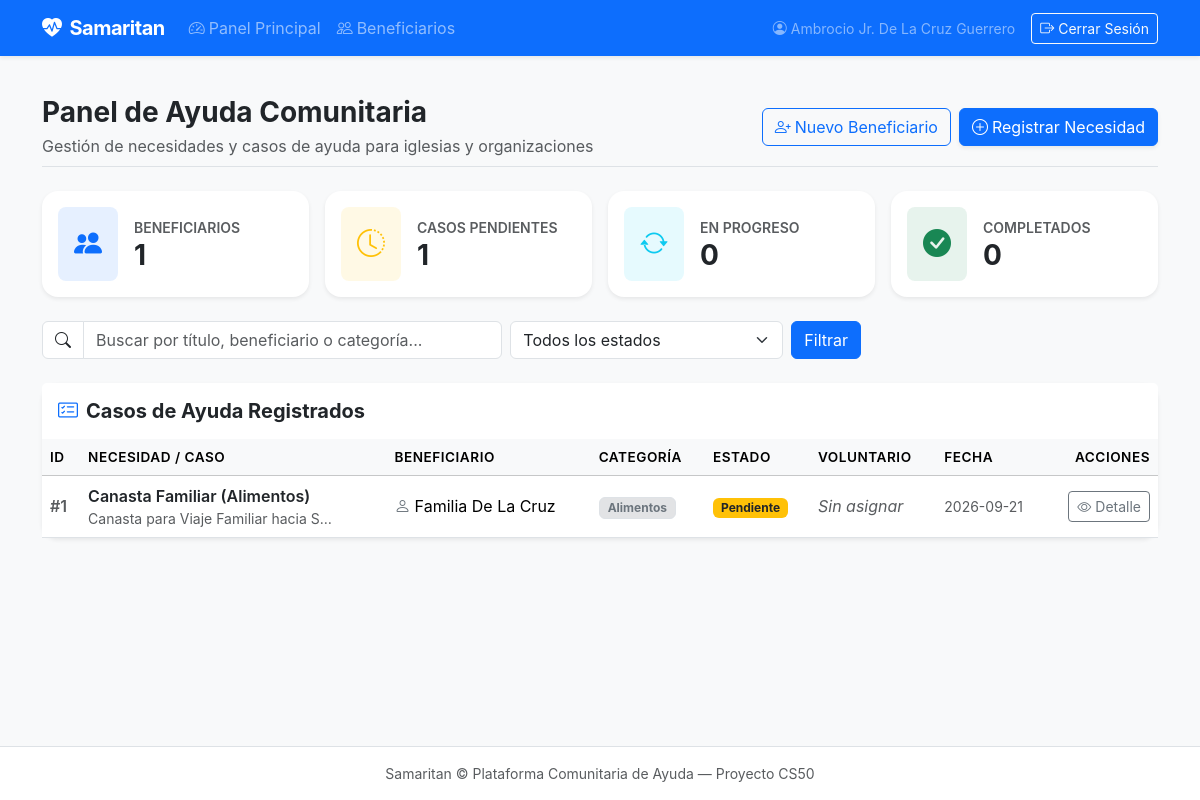
Before: / (signed in) with the older database file.
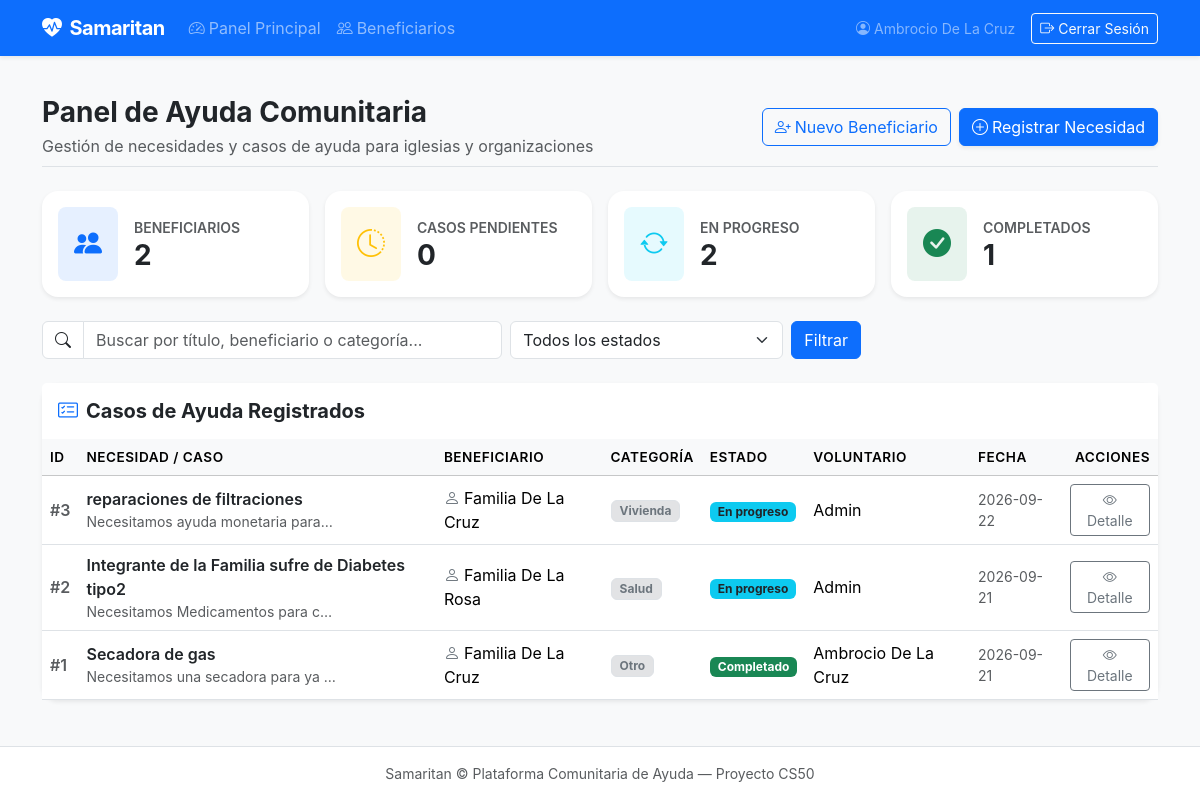
After: the same page with the newer database file.
### tables this page shows
CREATE TABLE cases (
    id INTEGER PRIMARY KEY AUTOINCREMENT,
    beneficiary_id INTEGER NOT NULL,
    case_type TEXT NOT NULL,
    category TEXT NOT NULL,
    status TEXT NOT NULL DEFAULT 'pending',
    volunteer_id INTEGER,
    description TEXT,
    created_at TIMESTAMP DEFAULT CURRENT_TIMESTAMP,
    FOREIGN KEY (beneficiary_id) REFERENCES beneficiaries(id) ON DELETE CASCADE,
    FOREIGN KEY (volunteer_id) REFERENCES users (id) ON DELETE SET NULL
);

CREATE TABLE beneficiaries (
    id INTEGER PRIMARY KEY AUTOINCREMENT,
    name TEXT NOT NULL,
    phone TEXT,
    location TEXT,
    household_size INTEGER DEFAULT 1,
    notes TEXT,
    created_at TIMESTAMP DEFAULT CURRENT_TIMESTAMP
);

CREATE TABLE users (
    id INTEGER PRIMARY KEY AUTOINCREMENT,
    name TEXT NOT NULL,
    email TEXT NOT NULL UNIQUE,
    hash TEXT NOT NULL,
    role TEXT NOT NULL DEFAULT 'volunteer',
    created_at TIMESTAMP DEFAULT CURRENT_TIMESTAMP
);

### app.py (the view)
@app.route("/")
@login_required
def index():
  with get_db() as conn:
    total_beneficiaries = conn.execute("SELECT COUNT(*) FROM beneficiaries;").fetchone()[0]
    pending_cases = conn.execute("SELECT COUNT(*) FROM cases WHERE status = 'pending';").fetchone()[0]
    in_progress_cases = conn.execute("SELECT COUNT(*) FROM cases WHERE status = 'in_progress';").fetchone()[0]
    completed_cases = conn.execute("SELECT COUNT(*) FROM cases WHERE status = 'complete';").fetchone()[0]
    status_filter = request.args.get("status", "")
    search_query = request.args.get("q", "").strip()
    base_query ="""
      SELECT
        c.id, c.case_type, c.category, c.description, c.status, c.created_at,
        b.name AS beneficiary_name,
        u.name AS volunteer_name
      FROM cases c
      JOIN beneficiaries b ON c.beneficiary_id = b.id
      LEFT JOIN users u ON c.volunteer_id = u.id
    """
    where_clauses = []
    params = []
    if status_filter:
      where_clauses.append("c.status = ?")
      params.append(status_filter)
    if search_query:
      where_clauses.append("(c.description LIKE ? OR b.name LIKE ?)")
      params.extend([f"%{search_query}%", f"%{search_query}%"])
    if where_clauses:
      base_query += " WHERE " + " AND ".join(where_clauses)
    base_query += " ORDER BY c.created_at DESC;"
    with get_db() as conn:
      cases = conn.execute(base_query, params).fetchall()
  return render_template(
    "index.html",
    total_beneficiaries=total_beneficiaries,
    pending_cases=pending_cases,
    in_progress_cases=in_progress_cases,
    completed_cases=completed_cases,
    cases=cases,
    selected_status=status_filter,
    search_query=search_query
  )

### app.py (called while the page is built)
@app.after_request
def after_request(response):
    response.headers["Cache-Control"] = "no-cache, no-store, must-revalidate"
    response.headers["Expires"] = 0
    response.headers["Pragma"] = "no-cache"
    return response

### db.py (called while the page is built)
def get_db():
  if "db" not in g:
    g.db = sqlite3.connect(
      current_app.config["DATABASE"],
      detect_types=sqlite3.PARSE_DECLTYPES
    )
    g.db.row_factory = sqlite3.Row
  return g.db

def login_required(f):
  @wraps(f)
  def wrapper(*args, **kwargs):
    if session.get("user_id") is None:
      return redirect("/login")
    return f(*args, **kwargs)
  return wrapper

### templates/index.html (shortened to what the changed rows need)
{% extends "layout.html" %}
{% block main %}
<div class="d-flex flex-column flex-md-row justify-content-between align-items-md-center mb-4 pb-2 border-bottom">
    <div>
        <h1 class="h3 fw-bold mb-1">Panel de Ayuda Comunitaria</h1>
    </div>
</div>
<div class="row g-3 mb-4">
    <div class="col-12 col-sm-6 col-lg-3">
        <div class="card border-0 shadow-sm rounded-4 h-100 bg-white">
            <div class="card-body p-3 d-flex align-items-center">
                <div>
                    <span class="text-muted small fw-semibold text-uppercase">Beneficiarios</span>
                    <h3 class="fw-bold mb-0">{{ total_beneficiaries }}</h3>
                </div>
            </div>
        </div>
    </div>
    <div class="col-12 col-sm-6 col-lg-3">
        <div class="card border-0 shadow-sm rounded-4 h-100 bg-white">
            <div class="card-body p-3 d-flex align-items-center">
                <div>
                    <span class="text-muted small fw-semibold text-uppercase">Casos Pendientes</span>
                    <h3 class="fw-bold mb-0">{{ pending_cases }}</h3>
                </div>
            </div>
        </div>
    </div>
    <div class="col-12 col-sm-6 col-lg-3">
        <div class="card border-0 shadow-sm rounded-4 h-100 bg-white">
            <div class="card-body p-3 d-flex align-items-center">
                <div>
                    <span class="text-muted small fw-semibold text-uppercase">En Progreso</span>
                    <h3 class="fw-bold mb-0">{{ in_progress_cases }}</h3>
                </div>
            </div>
        </div>
    </div>
    <div class="col-12 col-sm-6 col-lg-3">
        <div class="card border-0 shadow-sm rounded-4 h-100 bg-white">
            <div class="card-body p-3 d-flex align-items-center">
                <div>
                    <span class="text-muted small fw-semibold text-uppercase">Completados</span>
                    <h3 class="fw-bold mb-0">{{ completed_cases }}</h3>
                </div>
            </div>
        </div>
    </div>
</div>
<div class="card border-0 shadow-sm rounded-4">
    <div class="table-responsive">
        <table class="table table-hover align-middle mb-0">
            <thead class="table-light">
                <tr>
                    <th scope="col">ID</th>
                    <th scope="col">Necesidad / Caso</th>
                    <th scope="col">Beneficiario</th>
                    <th scope="col">Categoría</th>
                    <th scope="col">Estado</th>
                    <th scope="col">Voluntario</th>
                    <th scope="col">Fecha</th>
                    <th scope="col" class="text-end">Acciones</th>
                </tr>
            </thead>
            <tbody>
                {% if cases %}
                    {% for case in cases %}
                        <tr>
                            <td class="text-muted fw-semibold">#{{ case.id }}</td>
                            <td>
                                <span class="fw-semibold text-dark">{{ case.case_type }}</span>
                                {% if case.description %}
                                    <p class="small text-muted mb-0 text-truncate" style="max-width: 250px;">{{ case.description }}</p>
                                {% endif %}
                            </td>
                            <td>
                                <i class="bi bi-person me-1 text-secondary"></i>{{ case.beneficiary_name }}
                            </td>
                            <td>
                                <span class="badge bg-secondary-subtle text-secondary border px-2 py-1">
                                    {{ case.category }}
                                </span>
                            </td>
                            <td>
                                {% if case.status == 'pending' %}
                                    <span class="badge bg-warning text-dark px-2 py-1">Pendiente</span>
                                {% elif case.status == 'in_progress' %}
                                    <span class="badge bg-info text-dark px-2 py-1">En progreso</span>
                                {% else %}
                                    <span class="badge bg-success px-2 py-1">Completado</span>
                                {% endif %}
                            </td>
                            <td>
                                {{ case.volunteer_name if case.volunteer_name else '<span class="text-muted fst-italic">Sin asignar</span>' | safe }}
                            </td>
                            <td class="small text-muted">{{ case.created_at.strftime('%Y-%m-%d') }}</td>
                            <td class="text-end">
                                <a href="/cases/{{ case.id }}" class="btn btn-outline-secondary btn-sm">
                                    <i class="bi bi-eye"></i> Detalle
                                </a>
                            </td>
                        </tr>
                    {% endfor %}
                {% endif %}
            </tbody>
        </table>
    </div>
</div>
{% endblock %}

### templates/layout.html (shortened to what this page needs)
<!DOCTYPE html>
<html lang="en">
<head>
    <link href="https://cdn.jsdelivr.net/npm/bootstrap@5.3.3/dist/css/bootstrap.min.css" rel="stylesheet">
    <link href="https://cdn.jsdelivr.net/npm/bootstrap-icons@1.11.3/font/bootstrap-icons.min.css" rel="stylesheet">
    <link href="{{ url_for('static', filename='css/styles.css') }}" rel="stylesheet">
</head>
<body class="bg-light d-flex flex-column min-vh-100">
    <nav class="navbar navbar-expand-lg navbar-dark bg-primary shadow-sm">
        <div class="container">
            <a class="navbar-brand fw-bold" href="/">
                <i class="bi bi-heart-pulse-fill me-2"></i>Samaritan
            </a>
            <div class="collapse navbar-collapse" id="navbarMain">
                {% if session["user_id"] %}
                    <ul class="navbar-nav me-auto mb-2 mb-lg-0">
                        <li class="nav-item">
                            <a class="nav-link" href="/"><i class="bi bi-speedometer2 me-1"></i>Panel Principal</a>
                        </li>
                        <li class="nav-item">
                            <a class="nav-link" href="/beneficiaries"><i class="bi bi-people me-1"></i>Beneficiarios</a>
                        </li>
                    </ul>
                    <ul class="navbar-nav ms-auto mb-2 mb-lg-0 align-items-center">
                        <li class="nav-item me-3 text-white-50 small">
                            <i class="bi bi-person-circle me-1"></i>{{ session.get("user_name", "Voluntario") }}
                        </li>
                        <li class="nav-item">
                            <form action="/logout" method="post">
                                <button type="submit" class="btn btn-outline-light btn-sm"><i class="bi bi-box-arrow-right me-1"></i>Cerrar Sesión</button>
                            </form>
                        </li>
                    </ul>
                {% endif %}
            </div>
        </div>
    </nav>
    <main class="container py-4 flex-grow-1">
        {% block main %}{% endblock %}
    </main>
    <footer class="bg-white border-top py-3 mt-auto text-center text-muted small">
        <div class="container">
            Samaritan &copy; Plataforma Comunitaria de Ayuda — Proyecto CS50
        </div>
    </footer>
</body>
</html>

Changed rows visible on the page:
now on this page (row edited): users: get "Ambrocio De La Cruz"
added cases: id "3", case_type "reparaciones de filtraciones", description "Necesitamos ayuda monetaria para…", beneficiary_name "Familia De La Cruz", category "Vivienda", status "En progreso", name "Admin", created_at "2026-09-22"
added cases: id "2", case_type "Integrante de la Familia sufre de Diabetes tipo2", description "Necesitamos Medicamentos para c…", beneficiary_name "Familia De La Rosa", category "Salud", status "En progreso", name "Admin", created_at "2026-09-21"
changed cases id 1: case_type "Canasta Familiar (Alimentos)" → "Secadora de gas"; description "Canasta para Viaje Familiar hacia S…" → "Necesitamos una secadora para ya…"; category "Alimentos" → "Otro"; name "Sin asignar" → "Ambrocio De La Cruz"; status "Pendiente" → "Completado"
Other visible differences:
{{ total_beneficiaries }}: "1" → "2"
{{ pending_cases }}: "1" → "0"
{{ in_progress_cases }}: "0" → "2"
{{ completed_cases }}: "0" → "1"
{{ session.get("user_name", "Voluntario") }}: "Ambrocio Jr. De La Cruz Guerrero" → (not shown)
